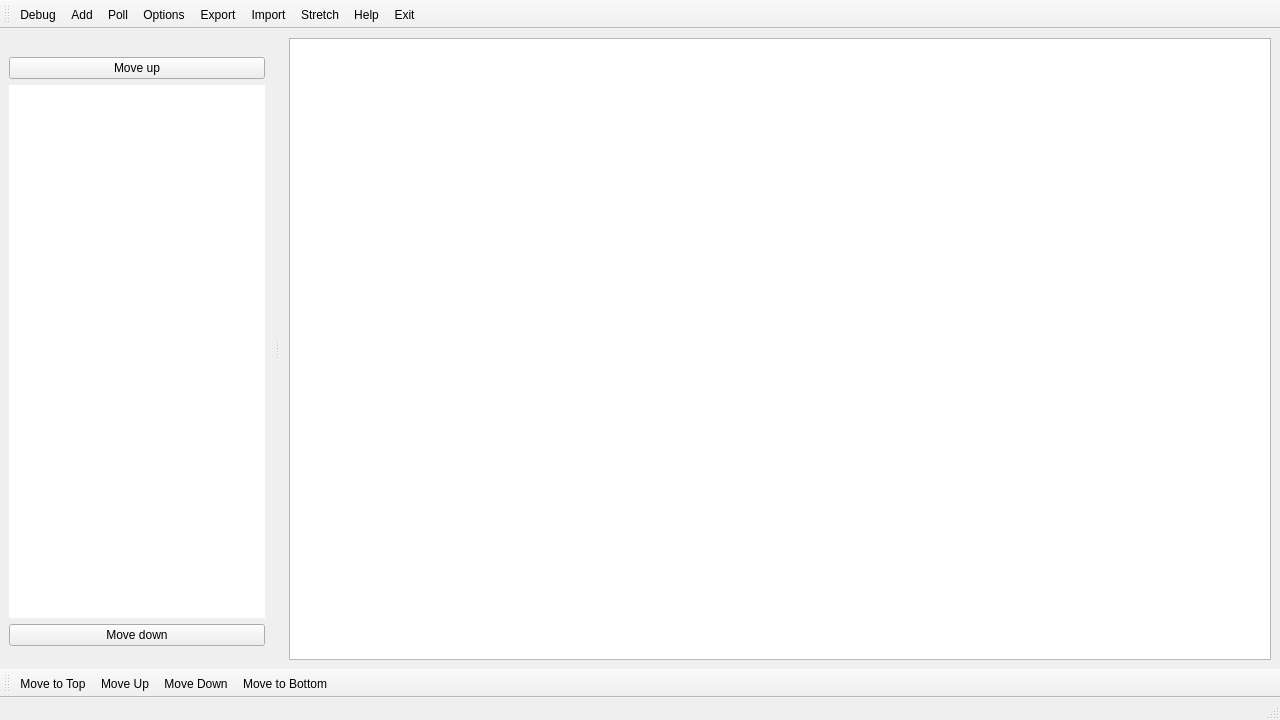
<?xml version="1.0" encoding="UTF-8"?>
<ui version="4.0">
 <class>MainWindow</class>
 <widget class="QMainWindow" name="MainWindow">
  <property name="geometry">
   <rect>
    <x>0</x>
    <y>0</y>
    <width>1280</width>
    <height>720</height>
   </rect>
  </property>
  <property name="windowTitle">
   <string>Simple Process Tracker</string>
  </property>
  <property name="windowIcon">
   <iconset resource="../resources.qrc">
    <normaloff>:/app-icon.svg</normaloff>:/app-icon.svg</iconset>
  </property>
  <widget class="QWidget" name="centralwidget">
   <layout class="QHBoxLayout" name="horizontalLayout">
    <item>
     <widget class="QTableView" name="tableView">
      <property name="alternatingRowColors">
       <bool>true</bool>
      </property>
      <property name="selectionMode">
       <enum>QAbstractItemView::ExtendedSelection</enum>
      </property>
      <property name="selectionBehavior">
       <enum>QAbstractItemView::SelectRows</enum>
      </property>
      <property name="sortingEnabled">
       <bool>true</bool>
      </property>
      <property name="wordWrap">
       <bool>false</bool>
      </property>
      <attribute name="verticalHeaderVisible">
       <bool>false</bool>
      </attribute>
     </widget>
    </item>
   </layout>
  </widget>
  <widget class="QMenuBar" name="menubar">
   <property name="geometry">
    <rect>
     <x>0</x>
     <y>0</y>
     <width>1280</width>
     <height>19</height>
    </rect>
   </property>
  </widget>
  <widget class="QToolBar" name="toolBar">
   <property name="windowTitle">
    <string>toolBar</string>
   </property>
   <property name="toolButtonStyle">
    <enum>Qt::ToolButtonTextBesideIcon</enum>
   </property>
   <attribute name="toolBarArea">
    <enum>TopToolBarArea</enum>
   </attribute>
   <attribute name="toolBarBreak">
    <bool>false</bool>
   </attribute>
   <addaction name="actionDebug"/>
   <addaction name="actionAdd"/>
   <addaction name="actionPoll"/>
   <addaction name="actionOptions"/>
   <addaction name="actionExport"/>
   <addaction name="actionImport"/>
   <addaction name="actionStretch"/>
   <addaction name="actionHelp"/>
   <addaction name="actionExit"/>
  </widget>
  <widget class="QStatusBar" name="statusbar"/>
  <widget class="QDockWidget" name="categoriesDock">
   <property name="features">
    <set>QDockWidget::DockWidgetMovable</set>
   </property>
   <attribute name="dockWidgetArea">
    <number>1</number>
   </attribute>
   <widget class="QWidget" name="dockWidgetContents">
    <layout class="QVBoxLayout" name="verticalLayout">
     <property name="bottomMargin">
      <number>23</number>
     </property>
     <item>
      <widget class="QPushButton" name="moveCategoryUpButton">
       <property name="text">
        <string>Move up</string>
       </property>
       <property name="icon">
        <iconset resource="../resources.qrc">
         <normaloff>:/move-up-icon.svg</normaloff>:/move-up-icon.svg</iconset>
       </property>
      </widget>
     </item>
     <item>
      <widget class="QTableView" name="categoriesTable">
       <property name="frameShape">
        <enum>QFrame::NoFrame</enum>
       </property>
       <property name="editTriggers">
        <set>QAbstractItemView::NoEditTriggers</set>
       </property>
       <property name="dragDropOverwriteMode">
        <bool>false</bool>
       </property>
       <property name="alternatingRowColors">
        <bool>true</bool>
       </property>
       <property name="selectionMode">
        <enum>QAbstractItemView::SingleSelection</enum>
       </property>
       <property name="sortingEnabled">
        <bool>false</bool>
       </property>
       <property name="wordWrap">
        <bool>false</bool>
       </property>
       <attribute name="horizontalHeaderShowSortIndicator" stdset="0">
        <bool>false</bool>
       </attribute>
       <attribute name="horizontalHeaderStretchLastSection">
        <bool>true</bool>
       </attribute>
       <attribute name="verticalHeaderVisible">
        <bool>false</bool>
       </attribute>
      </widget>
     </item>
     <item>
      <widget class="QPushButton" name="moveCategoryDownButton">
       <property name="text">
        <string>Move down</string>
       </property>
       <property name="icon">
        <iconset resource="../resources.qrc">
         <normaloff>:/move-down-icon.svg</normaloff>:/move-down-icon.svg</iconset>
       </property>
      </widget>
     </item>
    </layout>
   </widget>
  </widget>
  <widget class="QToolBar" name="toolBar_2">
   <property name="windowTitle">
    <string>toolBar_2</string>
   </property>
   <property name="toolButtonStyle">
    <enum>Qt::ToolButtonTextBesideIcon</enum>
   </property>
   <attribute name="toolBarArea">
    <enum>BottomToolBarArea</enum>
   </attribute>
   <attribute name="toolBarBreak">
    <bool>false</bool>
   </attribute>
   <addaction name="actionMove_to_Top"/>
   <addaction name="actionMove_Up"/>
   <addaction name="actionMove_Down"/>
   <addaction name="actionMove_to_Bottom"/>
  </widget>
  <action name="actionAdd">
   <property name="icon">
    <iconset>
     <normalon>:/add-icon.svg</normalon>
    </iconset>
   </property>
   <property name="text">
    <string>Add</string>
   </property>
   <property name="toolTip">
    <string>Add new process to track</string>
   </property>
  </action>
  <action name="actionExit">
   <property name="icon">
    <iconset resource="../resources.qrc">
     <normaloff>:/exit-icon.svg</normaloff>:/exit-icon.svg</iconset>
   </property>
   <property name="text">
    <string>Exit</string>
   </property>
   <property name="toolTip">
    <string>Exits the app</string>
   </property>
  </action>
  <action name="actionOptions">
   <property name="icon">
    <iconset resource="../resources.qrc">
     <normaloff>:/options-icon.svg</normaloff>:/options-icon.svg</iconset>
   </property>
   <property name="text">
    <string>Options</string>
   </property>
  </action>
  <action name="actionPoll">
   <property name="icon">
    <iconset resource="../resources.qrc">
     <normaloff>:/force-poll-icon.svg</normaloff>:/force-poll-icon.svg</iconset>
   </property>
   <property name="text">
    <string>Poll</string>
   </property>
   <property name="toolTip">
    <string>Force check all processes right now</string>
   </property>
  </action>
  <action name="actionHelp">
   <property name="icon">
    <iconset resource="../resources.qrc">
     <normaloff>:/about-icon.svg</normaloff>:/about-icon.svg</iconset>
   </property>
   <property name="text">
    <string>Help</string>
   </property>
   <property name="toolTip">
    <string>Read the about section of Simple Process Tracker</string>
   </property>
  </action>
  <action name="actionStretch">
   <property name="icon">
    <iconset resource="../resources.qrc">
     <normaloff>:/resize-icon.svg</normaloff>:/resize-icon.svg</iconset>
   </property>
   <property name="text">
    <string>Stretch</string>
   </property>
  </action>
  <action name="actionImport">
   <property name="icon">
    <iconset resource="../resources.qrc">
     <normaloff>:/import-icon.svg</normaloff>:/import-icon.svg</iconset>
   </property>
   <property name="text">
    <string>Import</string>
   </property>
  </action>
  <action name="actionDebug">
   <property name="icon">
    <iconset resource="../resources.qrc">
     <normaloff>:/app-icon.svg</normaloff>:/app-icon.svg</iconset>
   </property>
   <property name="text">
    <string>Debug</string>
   </property>
   <property name="visible">
    <bool>false</bool>
   </property>
  </action>
  <action name="actionMove_Up">
   <property name="icon">
    <iconset resource="../resources.qrc">
     <normaloff>:/move-up-icon.svg</normaloff>:/move-up-icon.svg</iconset>
   </property>
   <property name="text">
    <string>Move Up</string>
   </property>
  </action>
  <action name="actionMove_Down">
   <property name="icon">
    <iconset resource="../resources.qrc">
     <normaloff>:/move-down-icon.svg</normaloff>:/move-down-icon.svg</iconset>
   </property>
   <property name="text">
    <string>Move Down</string>
   </property>
  </action>
  <action name="actionExport">
   <property name="icon">
    <iconset resource="../resources.qrc">
     <normaloff>:/export-icon.svg</normaloff>:/export-icon.svg</iconset>
   </property>
   <property name="text">
    <string>Export</string>
   </property>
  </action>
  <action name="actionMove_to_Top">
   <property name="icon">
    <iconset resource="../resources.qrc">
     <normaloff>:/move-to-top-icon.svg</normaloff>:/move-to-top-icon.svg</iconset>
   </property>
   <property name="text">
    <string>Move to Top</string>
   </property>
  </action>
  <action name="actionMove_to_Bottom">
   <property name="icon">
    <iconset resource="../resources.qrc">
     <normaloff>:/move-to-bottom-icon.svg</normaloff>:/move-to-bottom-icon.svg</iconset>
   </property>
   <property name="text">
    <string>Move to Bottom</string>
   </property>
  </action>
 </widget>
 <resources>
  <include location="../resources.qrc"/>
 </resources>
 <connections/>
</ui>
